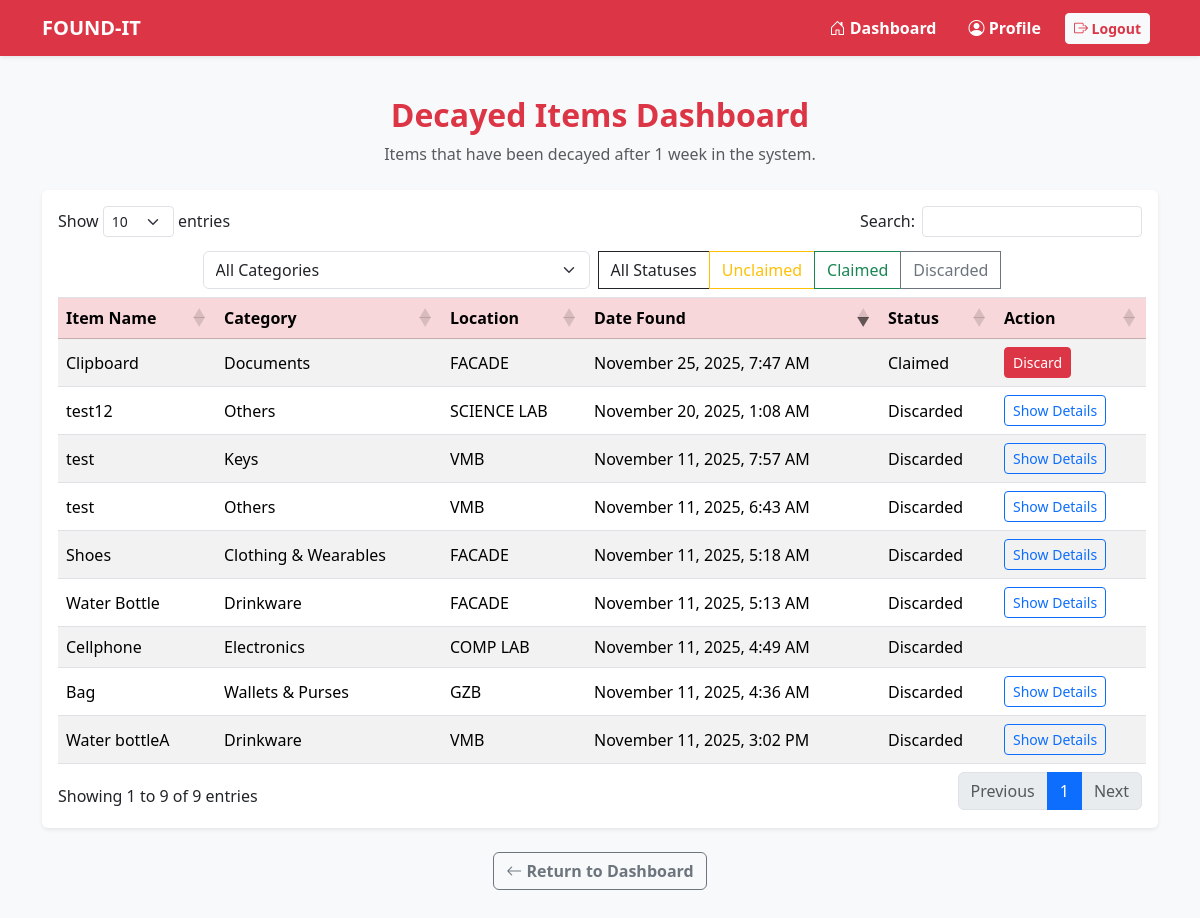
The page /dashboard/admin_item_decay.php (signed in) on the database its author committed.
### tables this page shows
CREATE TABLE `decayed_table` (
  `fnd_id` int(10) UNSIGNED NOT NULL,
  `fnd_name` varchar(255) NOT NULL,
  `fnd_desc` text DEFAULT NULL,
  `location_id` int(10) UNSIGNED NOT NULL,
  `fnd_datetime` datetime NOT NULL,
  `user_id` int(10) UNSIGNED NOT NULL,
  `image_path` varchar(255) DEFAULT NULL,
  `category_id` int(10) UNSIGNED NOT NULL,
  `fnd_status` enum('unclaimed','claimed','discarded') NOT NULL DEFAULT 'unclaimed'
);

CREATE TABLE `item_category` (
  `category_id` int(10) UNSIGNED NOT NULL,
  `category_name` varchar(255) NOT NULL
);

CREATE TABLE `location_table` (
  `location_id` int(10) UNSIGNED NOT NULL,
  `location_name` varchar(255) NOT NULL
);

### dashboard/admin_item_decay.php (the view, shortened to what this page needs)
<?php
$database = new Database();
$conn = $database->getConnect();
$query = "
    SELECT d.fnd_id, d.fnd_name, d.fnd_desc, d.fnd_datetime, d.fnd_status, c.category_name, l.location_name
    FROM decayed_table d
    INNER JOIN item_category c ON d.category_id = c.category_id
    INNER JOIN location_table l ON d.location_id = l.location_id
    ORDER BY d.fnd_datetime DESC
";
$stmt = $conn->prepare($query);
$stmt->execute();
$decayed_items = $stmt->fetchAll(PDO::FETCH_ASSOC);
?>
<!DOCTYPE html>
<html lang="en">
<head>
  <?php include '../imports.php'; ?>
  <link rel="stylesheet" href="https://cdn.datatables.net/1.13.6/css/dataTables.bootstrap5.min.css">
</head>
<body class="bg-light">
  <nav class="navbar navbar-expand-lg navbar-dark bg-danger shadow-sm fixed-top">
    <div class="container">
      <a class="navbar-brand fw-bold" href="#">FOUND-IT</a>
      <div class="collapse navbar-collapse justify-content-end" id="navbarNav">
        <ul class="navbar-nav align-items-center">
          <li class="nav-item mx-2">
            <a class="nav-link text-white fw-semibold" href="admin_dashboard.php">
              <i class="bi bi-house-door"></i> Dashboard
            </a>
          </li>
          <li class="nav-item mx-2">
            <a class="nav-link text-white fw-semibold" href="profile.php">
              <i class="bi bi-person-circle"></i> Profile
            </a>
          </li>
          <li class="nav-item mx-2">
            <a class="btn btn-light btn-sm fw-semibold text-danger" href="../accounts/logout.php">
              <i class="bi bi-box-arrow-right"></i> Logout
            </a>
          </li>
        </ul>
      </div>
    </div>
  </nav>
  <div class="container py-5 mt-5">
    <div class="text-center mb-4">
      <h2 class="fw-bold text-danger">Decayed Items Dashboard</h2>
      <p class="text-muted">Items that have been decayed after 1 week in the system.</p>
    </div>
    <div class="table-responsive bg-white p-3 shadow-sm rounded">
      <table id="decayedTable" class="table table-striped table-hover align-middle">
        <thead>
          <tr>
            <th colspan="6" class="bg-white">
              <div class="d-flex justify-content-center flex-wrap align-items-center gap-2">
                <select id="categoryFilter" class="form-select w-auto">
                  <option value="">All Categories</option>
                </select>
                <div class="btn-group " role="group">
                  <button type="button" class="btn btn-outline-dark status-btn" data-status="" style="border-radius:0;">All Statuses</button>
                  <button type="button" class="btn btn-outline-warning status-btn" data-status="unclaimed" style="border-radius:0;">Unclaimed</button>
                  <button type="button" class="btn btn-outline-success status-btn" data-status="claimed" style="border-radius:0;">Claimed</button>
                  <button type="button" class="btn btn-outline-secondary status-btn" data-status="discarded" style="border-radius:0;">Discarded</button>
                </div>
              </div>
    </div>
    <tr class="table-danger">
      <th>Item Name</th>
      <th>Category</th>
      <th>Location</th>
      <th>Date Found</th>
      <th>Status</th>
      <th>Action</th>
    </tr>
    <tbody>
      <?php foreach ($decayed_items as $item): ?>
        <?php
        $status = strtolower(trim($item['fnd_status']));
        $hasDiscardStmt = $conn->prepare("SELECT COUNT(*) FROM discard_table WHERE fnd_id = ?");
        $hasDiscardStmt->execute([$item['fnd_id']]);
        $hasDiscard = $hasDiscardStmt->fetchColumn() > 0;
        ?>
        <tr>
          <td><?= htmlspecialchars($item['fnd_name']) ?></td>
          <td><?= htmlspecialchars($item['category_name']) ?></td>
          <td><?= htmlspecialchars($item['location_name']) ?></td>
          <td><?= date("F j, Y, g:i A", strtotime($item['fnd_datetime'])) ?></td>
          <td><?= ucfirst($status) ?></td>
          <td>
            <?php if ($status !== 'discarded'): ?>
              <button class="btn btn-sm btn-danger discardBtn"
                data-id="<?= $item['fnd_id'] ?>"
                data-name="<?= htmlspecialchars($item['fnd_name']) ?>">
                Discard
              </button>
            <?php elseif ($hasDiscard): ?>
              <button class="btn btn-sm btn-outline-primary showDiscardBtn " data-id="<?= $item['fnd_id'] ?>">
                Show Details
              </button>
            <?php endif; ?>
          </td>
        </tr>
      <?php endforeach; ?>
    </tbody>
  </div>
    <div class="text-center mt-4">
        <a href="admin_db_dashboard.php" class="btn btn-outline-secondary fw-semibold">
            <i class="bi bi-arrow-left"></i> Return to Dashboard
        </a>
    </div>
</body>
</html>

### rows shown on the page
decayed_table: fnd_name "Clipboard", category.category_name "Documents", location.location_name "FACADE", fnd_datetime "November 25, 2025, 7:47 AM", fnd_status "Claimed"
decayed_table: fnd_name "test12", category.category_name "Others", location.location_name "SCIENCE LAB", fnd_datetime "November 20, 2025, 1:08 AM", fnd_status "Discarded"
decayed_table: fnd_name "Water bottleA", category.category_name "Drinkware", location.location_name "VMB", fnd_datetime "November 11, 2025, 3:02 PM", fnd_status "Discarded"
decayed_table: fnd_name "test", category.category_name "Keys", location.location_name "VMB", fnd_datetime "November 11, 2025, 7:57 AM", fnd_status "Discarded"
decayed_table: fnd_name "test", category.category_name "Others", location.location_name "VMB", fnd_datetime "November 11, 2025, 6:43 AM", fnd_status "Discarded"
decayed_table: fnd_name "Shoes", category.category_name "Clothing & Wearables", location.location_name "FACADE", fnd_datetime "November 11, 2025, 5:18 AM", fnd_status "Discarded"
decayed_table: fnd_name "Water Bottle", category.category_name "Drinkware", location.location_name "FACADE", fnd_datetime "November 11, 2025, 5:13 AM", fnd_status "Discarded"
decayed_table: fnd_name "Cellphone", category.category_name "Electronics", location.location_name "COMP LAB", fnd_datetime "November 11, 2025, 4:49 AM", fnd_status "Discarded"
decayed_table: fnd_name "Bag", category.category_name "Wallets & Purses", location.location_name "GZB", fnd_datetime "November 11, 2025, 4:36 AM", fnd_status "Discarded"
